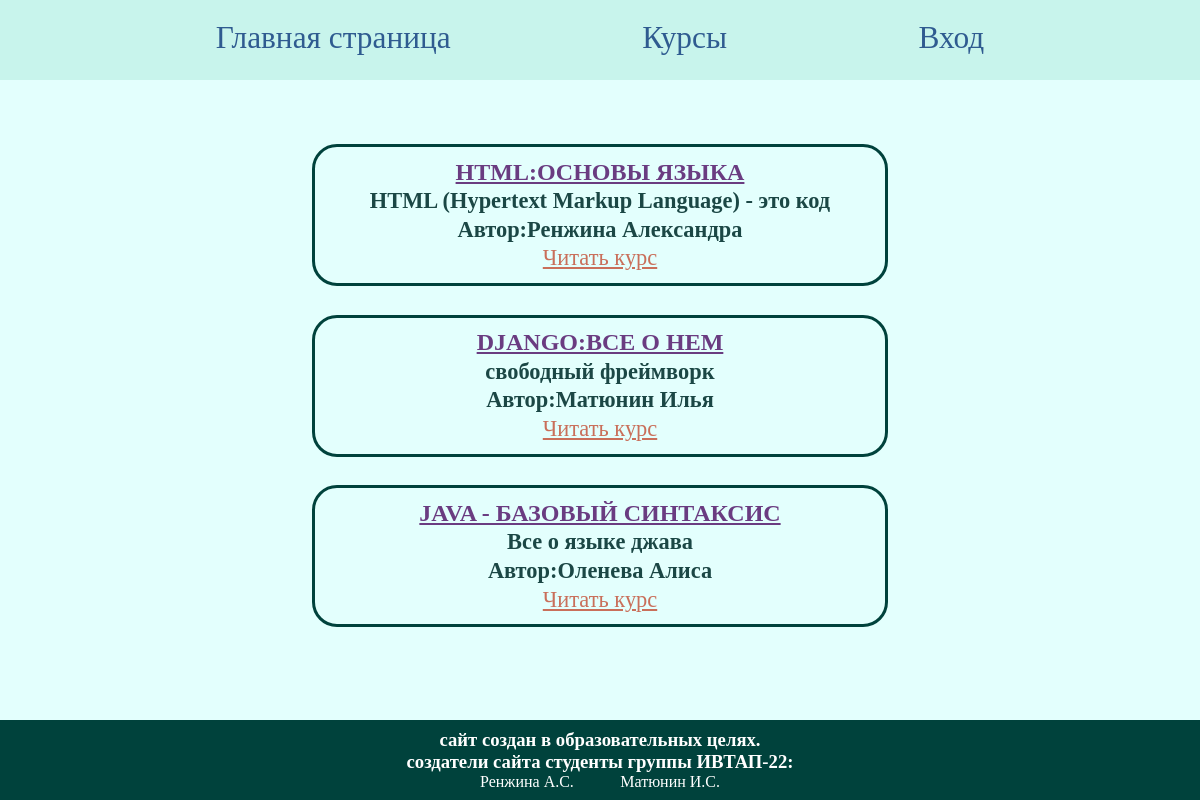
Screenshot of /courses with the database file from the repository.
### bd/models.py (models this page shows, shortened)
class Courses(models.Model):
    header = models.TextField('Заголовок',max_length=50)
    description = models.TextField('Описание',max_length=50)
    main_text = models.TextField('Основной текст',max_length=50)
    start_date = models.DateField('Начало курса',null=True)
    end_date = models.DateField('Конец курса',null=True)
    id_author = models.OneToOneField(Authors, on_delete=models.CASCADE)
    class Meta:
        verbose_name = 'Курс'
        verbose_name_plural = 'Курсы'

class Authors(models.Model):
    id_user = models.OneToOneField(User, on_delete=models.CASCADE)
    surname = models.CharField('Фамилия', max_length=30)
    name = models.CharField('Имя', max_length=30)
    email = models.EmailField('email')
    def __str__(self):
        return f'Автор:{self.surname} {self.name}'
    class Meta:
        verbose_name = 'Автор'
        verbose_name_plural = 'Авторы'

### bd/views.py (the view)
# urls.py: path('courses', views.courses, name='courses'),
def courses(request):
    courses = Courses.objects.all()
    return render(request, 'bd/courses.html', {'courses': courses})

### bd/templates/bd/courses.html (shortened to what this page needs)
{% extends 'bd/layout.html' %}
{% load static %}
{% block links %}
<link rel="stylesheet" href="{% static 'bd/css/courses.css' %}">
{% endblock %}
{% block content %}
<div class="courses">
  {% for el in courses %}
  <div class="course">
    <h2>{{el.header}}</h2>
    <h3>{{el.description}}</h3>
    <h3>{{el.id_author}}</h3>
    {% if request.user.is_authenticated %}
      <a href="{% url 'course_only' pk=el.id %}">Читать курс</a>
    {% else %}
      <a href="{% url 'login' %}">Читать курс</a>
  {% endif %}
  </div>
  {% endfor %}
</div>
{% endblock %}

### bd/static/bd/css/main.css (style rules this page uses)
* { margin: 0; padding: 0; }
html { height: 100%; }
body { width: 100%; height: 100%; background: #E3FFFD; display: flex; flex-direction: column; align-items: center; }

### bd/static/bd/css/courses.css (style rules this page uses)
.courses { display: flex; flex-direction: column; width: 60%; height: 80%; overflow-y: auto; overflow-x: hidden; scrollbar-width: thin; scrollbar-color: #397524 #DFE9EB; }
.course { display: flex; flex-direction: column; height: 25%; align-items: center; justify-content: space-between; border: 3px solid #00423c; border-radius: 25px; margin-bottom: 5%; padding: 2% 0 2% 0; }
.course h2 { text-decoration: underline; color:#6a3c81; }
.course h3 { font-size:140%; color:#1b4745; }
.course a { font-size:140%; color:#c96f5a; transition: 0.5s; }

### rows the page displays
Courses: header "HTML:ОСНОВЫ ЯЗЫКА", description "HTML (Hypertext Markup Language) - это код", id_author "Автор:Ренжина Александра"
Courses: header "DJANGO:ВСЕ О НЕМ", description "свободный фреймворк", id_author "Автор:Матюнин Илья"
Courses: header "JAVA - БАЗОВЫЙ СИНТАКСИС", description "Все о языке джава", id_author "Автор:Оленева Алиса"
